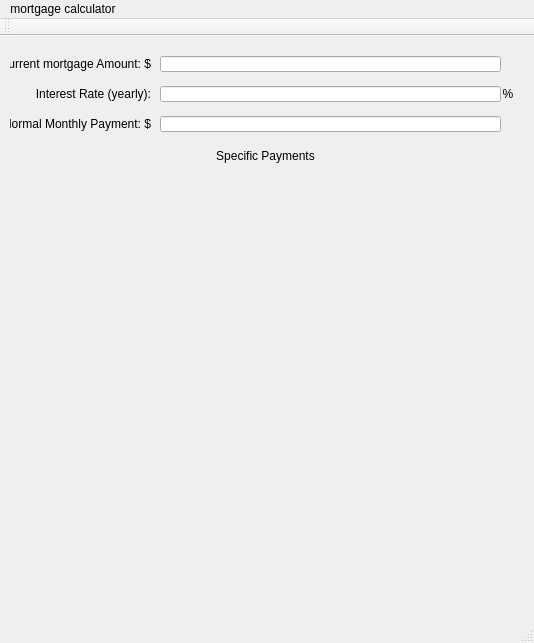
<?xml version="1.0" encoding="UTF-8"?>
<ui version="4.0">
 <class>MainWindow</class>
 <widget class="QMainWindow" name="MainWindow">
  <property name="geometry">
   <rect>
    <x>0</x>
    <y>0</y>
    <width>534</width>
    <height>643</height>
   </rect>
  </property>
  <property name="windowTitle">
   <string>MainWindow</string>
  </property>
  <widget class="QWidget" name="centralWidget">
   <widget class="QLabel" name="CurrentMortgageAmount_Label">
    <property name="geometry">
     <rect>
      <x>10</x>
      <y>20</y>
      <width>141</width>
      <height>16</height>
     </rect>
    </property>
    <property name="text">
     <string>Current mortgage Amount: $</string>
    </property>
    <property name="alignment">
     <set>Qt::AlignRight|Qt::AlignTrailing|Qt::AlignVCenter</set>
    </property>
   </widget>
   <widget class="QLabel" name="InterestRate_Year_Label">
    <property name="geometry">
     <rect>
      <x>10</x>
      <y>50</y>
      <width>141</width>
      <height>16</height>
     </rect>
    </property>
    <property name="text">
     <string>Interest Rate (yearly):</string>
    </property>
    <property name="alignment">
     <set>Qt::AlignRight|Qt::AlignTrailing|Qt::AlignVCenter</set>
    </property>
   </widget>
   <widget class="QLabel" name="NormalMonthlyPayment_Label">
    <property name="geometry">
     <rect>
      <x>10</x>
      <y>80</y>
      <width>141</width>
      <height>16</height>
     </rect>
    </property>
    <property name="text">
     <string>Normal Monthly Payment: $</string>
    </property>
    <property name="alignment">
     <set>Qt::AlignRight|Qt::AlignTrailing|Qt::AlignVCenter</set>
    </property>
   </widget>
   <widget class="QLineEdit" name="CurentMortgageAmount_lineEdit">
    <property name="geometry">
     <rect>
      <x>160</x>
      <y>20</y>
      <width>341</width>
      <height>16</height>
     </rect>
    </property>
   </widget>
   <widget class="QLabel" name="Percent1_Label">
    <property name="geometry">
     <rect>
      <x>500</x>
      <y>50</y>
      <width>16</width>
      <height>16</height>
     </rect>
    </property>
    <property name="text">
     <string>%</string>
    </property>
    <property name="alignment">
     <set>Qt::AlignCenter</set>
    </property>
   </widget>
   <widget class="QLineEdit" name="InterestRate_Year_lineEdit">
    <property name="geometry">
     <rect>
      <x>160</x>
      <y>50</y>
      <width>341</width>
      <height>16</height>
     </rect>
    </property>
   </widget>
   <widget class="QLineEdit" name="NormalMonthlyPayment_lineEdit">
    <property name="geometry">
     <rect>
      <x>160</x>
      <y>80</y>
      <width>341</width>
      <height>16</height>
     </rect>
    </property>
   </widget>
   <widget class="QLabel" name="SpecificPayments_Label">
    <property name="geometry">
     <rect>
      <x>0</x>
      <y>110</y>
      <width>531</width>
      <height>20</height>
     </rect>
    </property>
    <property name="text">
     <string>Specific Payments</string>
    </property>
    <property name="alignment">
     <set>Qt::AlignCenter</set>
    </property>
   </widget>
  </widget>
  <widget class="QMenuBar" name="menuBar">
   <property name="geometry">
    <rect>
     <x>0</x>
     <y>0</y>
     <width>534</width>
     <height>21</height>
    </rect>
   </property>
   <widget class="QMenu" name="menumortgage_calculator">
    <property name="title">
     <string>mortgage calculator</string>
    </property>
   </widget>
   <addaction name="menumortgage_calculator"/>
  </widget>
  <widget class="QToolBar" name="mainToolBar">
   <attribute name="toolBarArea">
    <enum>TopToolBarArea</enum>
   </attribute>
   <attribute name="toolBarBreak">
    <bool>false</bool>
   </attribute>
  </widget>
  <widget class="QStatusBar" name="statusBar"/>
 </widget>
 <layoutdefault spacing="6" margin="11"/>
 <resources/>
 <connections/>
</ui>
